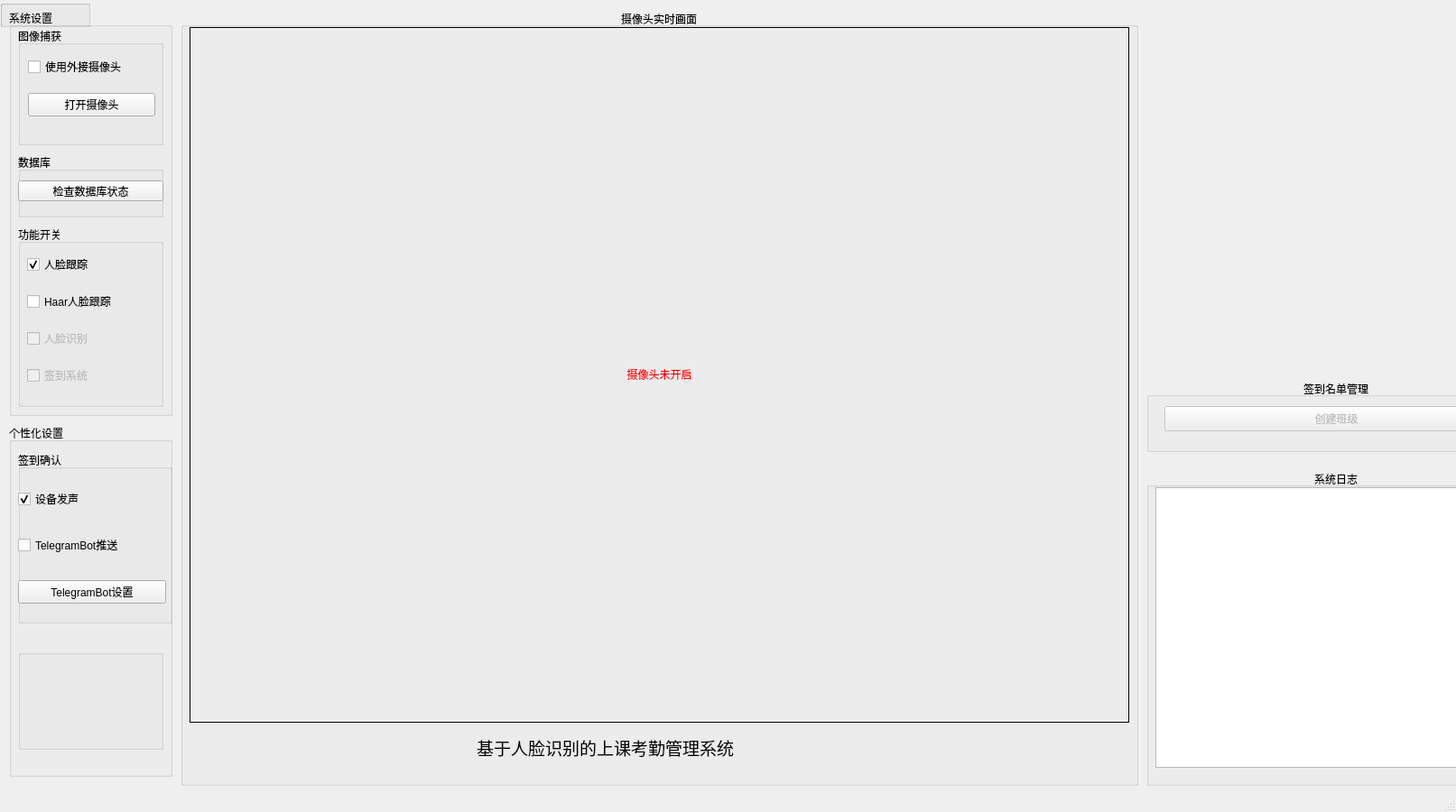
<?xml version="1.0" encoding="UTF-8"?>
<ui version="4.0">
 <class>CoreUI</class>
 <widget class="QMainWindow" name="CoreUI">
  <property name="geometry">
   <rect>
    <x>0</x>
    <y>0</y>
    <width>1613</width>
    <height>900</height>
   </rect>
  </property>
  <property name="windowTitle">
   <string>人脸识别考勤管理系统 - 考勤监控端</string>
  </property>
  <widget class="QWidget" name="centralwidget">
   <widget class="QGroupBox" name="faceRecognizerSettingsLogGroupBox">
<!--    <property name="geometry">-->
<!--     <rect>-->
<!--      <x>1270</x>-->
<!--      <y>20</y>-->
<!--      <width>421</width>-->
<!--      <height>391</height>-->
<!--     </rect>-->
<!--    </property>-->
<!--    <property name="title">-->
<!--     <string>人脸识别设置</string>-->
<!--    </property>-->
<!--    <property name="alignment">-->
<!--     <set>Qt::AlignCenter</set>-->
<!--    </property>-->
    <widget class="QGroupBox" name="debugGroupBox">
<!--     <property name="geometry">-->
<!--      <rect>-->
<!--       <x>10</x>-->
<!--       <y>50</y>-->
<!--       <width>401</width>-->
<!--       <height>331</height>-->
<!--      </rect>-->
<!--     </property>-->
<!--     <property name="title">-->
<!--      <string>Debug设置</string>-->
<!--     </property>-->
<!--     <property name="checkable">-->
<!--      <bool>false</bool>-->
<!--     </property>-->
<!--     <property name="checked">-->
<!--      <bool>false</bool>-->
<!--     </property>-->
<!--     <widget class="QCheckBox" name="debugCheckBox">-->
<!--      <property name="geometry">-->
<!--       <rect>-->
<!--        <x>10</x>-->
<!--        <y>20</y>-->
<!--        <width>121</width>-->
<!--        <height>21</height>-->
<!--       </rect>-->
<!--      </property>-->
<!--      <property name="text">-->
<!--       <string>调试模式</string>-->
<!--      </property>-->
<!--     </widget>-->
<!--     <widget class="QLabel" name="debugLabel">-->
<!--      <property name="geometry">-->
<!--       <rect>-->
<!--        <x>10</x>-->
<!--        <y>260</y>-->
<!--        <width>371</width>-->
<!--        <height>61</height>-->
<!--       </rect>-->
<!--      </property>-->
<!--      <property name="text">-->
<!--       <string>注：以上调整只有开启调试模式才会触发。-->
<!--置信度阈值越小，精确度要求越高。-->
<!--开启调试模式后系统将实时输出人脸识别反馈。</string>-->
<!--      </property>-->
<!--     </widget>-->
     <widget class="QWidget" name="layoutWidget">
      <property name="geometry">
       <rect>
        <x>10</x>
        <y>60</y>
        <width>381</width>
        <height>191</height>
       </rect>
      </property>
      <layout class="QGridLayout" name="debugGridLayout">
<!--       <item row="1" column="0">-->
<!--        <widget class="QLabel" name="autoAlarmThresholdLabel">-->
<!--         <property name="text">-->
<!--          <string>自动报警阈值：</string>-->
<!--         </property>-->
<!--         <property name="alignment">-->
<!--          <set>Qt::AlignLeading|Qt::AlignLeft|Qt::AlignVCenter</set>-->
<!--         </property>-->
<!--        </widget>-->
<!--       </item>-->
<!--       <item row="0" column="0">-->
<!--        <widget class="QLabel" name="confidenceThresholdLabel">-->
<!--         <property name="text">-->
<!--          <string>置信度阈值：</string>-->
<!--         </property>-->
<!--         <property name="alignment">-->
<!--          <set>Qt::AlignLeading|Qt::AlignLeft|Qt::AlignVCenter</set>-->
<!--         </property>-->
<!--        </widget>-->
<!--       </item>-->
       <item row="1" column="1">
        <widget class="QSlider" name="autoAlarmThresholdSlider">
         <property name="minimum">
          <number>50</number>
         </property>
         <property name="maximum">
          <number>80</number>
         </property>
         <property name="singleStep">
          <number>1</number>
         </property>
         <property name="pageStep">
          <number>5</number>
         </property>
         <property name="value">
          <number>65</number>
         </property>
         <property name="orientation">
          <enum>Qt::Horizontal</enum>
         </property>
         <property name="tickPosition">
          <enum>QSlider::TicksAbove</enum>
         </property>
        </widget>
       </item>
       <item row="0" column="1">
        <widget class="QSlider" name="confidenceThresholdSlider">
         <property name="maximum">
          <number>80</number>
         </property>
         <property name="singleStep">
          <number>1</number>
         </property>
         <property name="pageStep">
          <number>5</number>
         </property>
         <property name="value">
          <number>50</number>
         </property>
         <property name="orientation">
          <enum>Qt::Horizontal</enum>
         </property>
         <property name="tickPosition">
          <enum>QSlider::TicksAbove</enum>
         </property>
        </widget>
       </item>
      </layout>
     </widget>
    </widget>
<!--    <widget class="QCheckBox" name="equalizeHistCheckBox">-->
<!--     <property name="geometry">-->
<!--      <rect>-->
<!--       <x>20</x>-->
<!--       <y>20</y>-->
<!--       <width>131</width>-->
<!--       <height>16</height>-->
<!--      </rect>-->
<!--     </property>-->
<!--     <property name="text">-->
<!--      <string>直方图均衡化</string>-->
<!--     </property>-->
<!--    </widget>-->
   </widget>
   <widget class="QGroupBox" name="systemSettingsGroupBox">
    <property name="geometry">
     <rect>
      <x>10</x>
      <y>10</y>
      <width>181</width>
      <height>451</height>
     </rect>
    </property>
    <property name="title">
     <string>系统设置</string>
    </property>
    <widget class="QGroupBox" name="functionGroupBox">
     <property name="geometry">
      <rect>
       <x>10</x>
       <y>240</y>
       <width>161</width>
       <height>201</height>
      </rect>
     </property>
     <property name="title">
      <string>功能开关</string>
     </property>
     <widget class="QWidget" name="layoutWidget_3">
      <property name="geometry">
       <rect>
        <x>10</x>
        <y>20</y>
        <width>141</width>
        <height>171</height>
       </rect>
      </property>
      <layout class="QVBoxLayout" name="functionVerticalLayout">
       <item>
        <widget class="QCheckBox" name="faceTrackerCheckBox">
         <property name="enabled">
          <bool>true</bool>
         </property>
         <property name="text">
          <string>人脸跟踪</string>
         </property>
         <property name="checked">
          <bool>true</bool>
         </property>
        </widget>
       </item>
       <item>
        <widget class="QCheckBox" name="haar_faceTrackerCheckBox">
         <property name="enabled">
          <bool>true</bool>
         </property>
         <property name="text">
          <string>Haar人脸跟踪</string>
         </property>
         <property name="checked">
          <bool>false</bool>
         </property>
        </widget>
       </item>
       <item>
        <widget class="QCheckBox" name="faceRecognizerCheckBox">
         <property name="enabled">
          <bool>false</bool>
         </property>
         <property name="toolTip">
          <string>数据库未完成初始化，请检查</string>
         </property>
         <property name="text">
          <string>人脸识别</string>
         </property>
        </widget>
       </item>
       <item>
        <widget class="QCheckBox" name="panalarmCheckBox">
         <property name="enabled">
          <bool>false</bool>
         </property>
         <property name="text">
          <string>签到系统</string>
         </property>
         <property name="checked">
          <bool>false</bool>
         </property>
        </widget>
       </item>
      </layout>
     </widget>
    </widget>
    <widget class="QGroupBox" name="webcamGroupBox">
     <property name="geometry">
      <rect>
       <x>10</x>
       <y>20</y>
       <width>161</width>
       <height>131</height>
      </rect>
     </property>
     <property name="title">
      <string>图像捕获</string>
     </property>
     <widget class="QWidget" name="layoutWidget_4">
      <property name="geometry">
       <rect>
        <x>11</x>
        <y>21</y>
        <width>141</width>
        <height>91</height>
       </rect>
      </property>
      <layout class="QVBoxLayout" name="webcamVerticalLayout">
       <item>
        <widget class="QCheckBox" name="useExternalCameraCheckBox">
         <property name="text">
          <string>使用外接摄像头</string>
         </property>
        </widget>
       </item>
       <item>
        <widget class="QPushButton" name="startWebcamButton">
         <property name="cursor">
          <cursorShape>PointingHandCursor</cursorShape>
         </property>
         <property name="text">
          <string>打开摄像头</string>
         </property>
         <property name="autoDefault">
          <bool>false</bool>
         </property>
         <property name="default">
          <bool>false</bool>
         </property>
         <property name="flat">
          <bool>false</bool>
         </property>
        </widget>
       </item>
      </layout>
     </widget>
    </widget>
    <widget class="QGroupBox" name="dbGroupBox">
     <property name="geometry">
      <rect>
       <x>10</x>
       <y>160</y>
       <width>161</width>
       <height>71</height>
      </rect>
     </property>
     <property name="title">
      <string>数据库</string>
     </property>
     <widget class="QPushButton" name="initDbButton">
      <property name="geometry">
       <rect>
        <x>0</x>
        <y>30</y>
        <width>161</width>
        <height>23</height>
       </rect>
      </property>
      <property name="cursor">
       <cursorShape>PointingHandCursor</cursorShape>
      </property>
      <property name="text">
       <string>检查数据库状态</string>
      </property>
      <property name="autoDefault">
       <bool>false</bool>
      </property>
     </widget>
    </widget>
   </widget>
   <widget class="QGroupBox" name="personalizedSettingsGroupBox">
    <property name="geometry">
     <rect>
      <x>10</x>
      <y>470</y>
      <width>181</width>
      <height>391</height>
     </rect>
    </property>
    <property name="title">
     <string>个性化设置</string>
    </property>
    <widget class="QGroupBox" name="alarmWaysGroupBox">
     <property name="geometry">
      <rect>
       <x>10</x>
       <y>30</y>
       <width>171</width>
       <height>191</height>
      </rect>
     </property>
     <property name="title">
      <string>签到确认</string>
     </property>
     <property name="checkable">
      <bool>false</bool>
     </property>
     <widget class="QWidget" name="layoutWidget_2">
      <property name="geometry">
       <rect>
        <x>0</x>
        <y>20</y>
        <width>164</width>
        <height>171</height>
       </rect>
      </property>
      <layout class="QVBoxLayout" name="alarmWaysVerticalLayout">
       <item>
        <widget class="QCheckBox" name="bellCheckBox">
         <property name="text">
          <string>设备发声</string>
         </property>
         <property name="checked">
          <bool>true</bool>
         </property>
        </widget>
       </item>
       <item>
        <widget class="QCheckBox" name="telegramBotPushCheckBox">
         <property name="text">
          <string>TelegramBot推送</string>
         </property>
        </widget>
       </item>
       <item>
        <widget class="QPushButton" name="telegramBotSettingsButton">
         <property name="text">
          <string>TelegramBot设置</string>
         </property>
         <property name="autoDefault">
          <bool>false</bool>
         </property>
        </widget>
       </item>
      </layout>
     </widget>
    </widget>
    <widget class="QGroupBox" name="supportGroupBox">
     <property name="geometry">
      <rect>
       <x>10</x>
       <y>250</y>
       <width>161</width>
       <height>111</height>
      </rect>
     </property>
<!--     <property name="title">-->
<!--      <string>帮助与支持</string>-->
<!--     </property>-->
     <widget class="QWidget" name="layoutWidget_5">
<!--      <property name="geometry">-->
<!--       <rect>-->
<!--        <x>10</x>-->
<!--        <y>20</y>-->
<!--        <width>141</width>-->
<!--        <height>81</height>-->
<!--       </rect>-->
<!--      </property>-->
      <layout class="QVBoxLayout" name="supportVerticalLayout">
<!--       <item>-->
<!--        <widget class="QPushButton" name="viewGithubRepoButton">-->
<!--         <property name="text">-->
<!--          <string>项目源码</string>-->
<!--         </property>-->
<!--        </widget>-->
<!--       </item>-->
<!--       <item>-->
<!--        <widget class="QPushButton" name="contactDeveloperButton">-->
<!--         <property name="text">-->
<!--          <string>反馈</string>-->
<!--         </property>-->
<!--        </widget>-->
<!--       </item>-->
      </layout>
     </widget>
    </widget>
   </widget>
   <widget class="QGroupBox" name="logGroupBox">
    <property name="geometry">
     <rect>
      <x>1270</x>
      <y>520</y>
      <width>421</width>
      <height>351</height>
     </rect>
    </property>
    <property name="title">
     <string>系统日志</string>
    </property>
    <property name="alignment">
     <set>Qt::AlignCenter</set>
    </property>
    <widget class="QTextEdit" name="logTextEdit">
     <property name="geometry">
      <rect>
       <x>10</x>
       <y>20</y>
       <width>401</width>
       <height>311</height>
      </rect>
     </property>
     <property name="readOnly">
      <bool>true</bool>
     </property>
    </widget>
   </widget>
   <widget class="QGroupBox" name="realTimeCaptureGroupBox">
    <property name="geometry">
     <rect>
      <x>200</x>
      <y>10</y>
      <width>1061</width>
      <height>861</height>
     </rect>
    </property>
    <property name="title">
     <string>摄像头实时画面</string>
    </property>
    <property name="alignment">
     <set>Qt::AlignCenter</set>
    </property>
    <property name="flat">
     <bool>false</bool>
    </property>
    <widget class="QLabel" name="realTimeCaptureLabel">
     <property name="geometry">
      <rect>
       <x>10</x>
       <y>20</y>
       <width>1041</width>
       <height>771</height>
      </rect>
     </property>
     <property name="frameShape">
      <enum>QFrame::Box</enum>
     </property>
     <property name="text">
      <string>&lt;font color=red&gt;摄像头未开启&lt;/font&gt;</string>
     </property>
     <property name="alignment">
      <set>Qt::AlignCenter</set>
     </property>
    </widget>
    <widget class="QLabel" name="aboutLabel">
     <property name="geometry">
      <rect>
       <x>200</x>
       <y>800</y>
       <width>541</width>
       <height>36</height>
      </rect>
     </property>
     <property name="font">
      <font>
       <family>黑体</family>
       <pointsize>14</pointsize>
      </font>
     </property>
     <property name="text">
      <string>基于人脸识别的上课考勤管理系统</string>
     </property>
     <property name="alignment">
      <set>Qt::AlignCenter</set>
     </property>
    </widget>
   </widget>
   <widget class="QGroupBox" name="CreateTableGroupBox">
    <property name="geometry">
     <rect>
      <x>1270</x>
      <y>420</y>
      <width>421</width>
      <height>81</height>
     </rect>
    </property>
    <property name="title">
     <string>签到名单管理</string>
    </property>
    <property name="alignment">
     <set>Qt::AlignCenter</set>
    </property>
    <widget class="QPushButton" name="CreateClasspushButton">
     <property name="enabled">
      <bool>false</bool>
     </property>
     <property name="geometry">
      <rect>
       <x>20</x>
       <y>30</y>
       <width>381</width>
       <height>28</height>
      </rect>
     </property>
     <property name="toolTip">
      <string>请先检查数据库状态</string>
     </property>
     <property name="text">
      <string>创建班级</string>
     </property>
    </widget>
   </widget>
  </widget>
  <widget class="QStatusBar" name="statusbar"/>
 </widget>
 <resources/>
 <connections/>
</ui>
